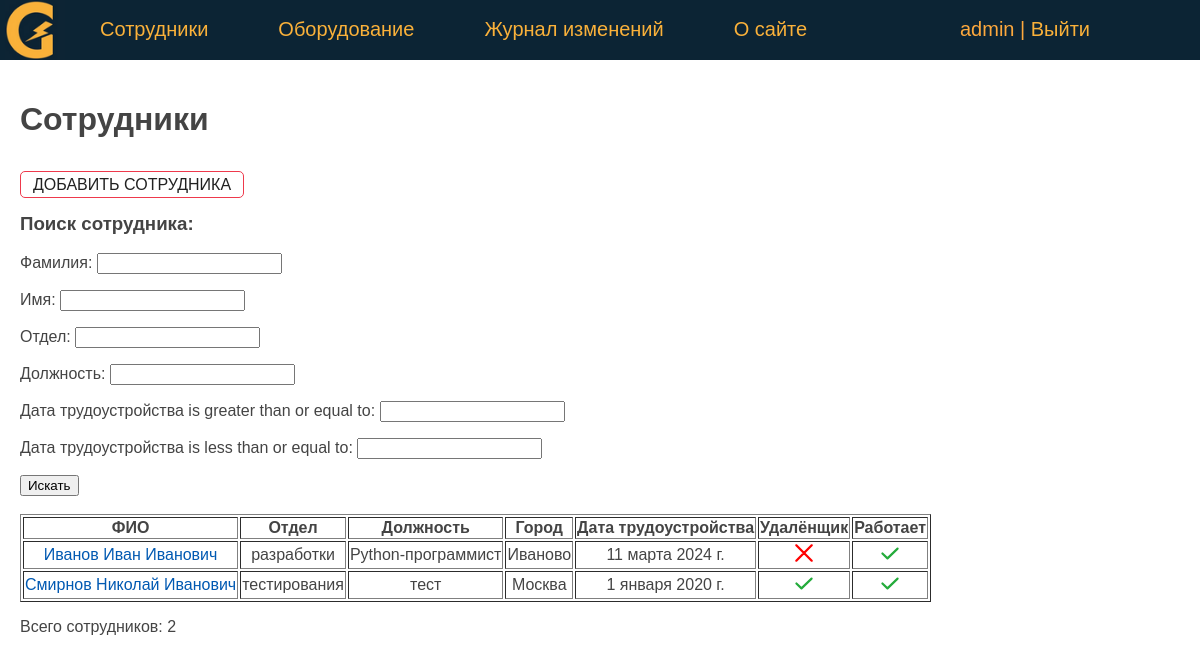
Before: /persons/ (signed in) with the older database file.
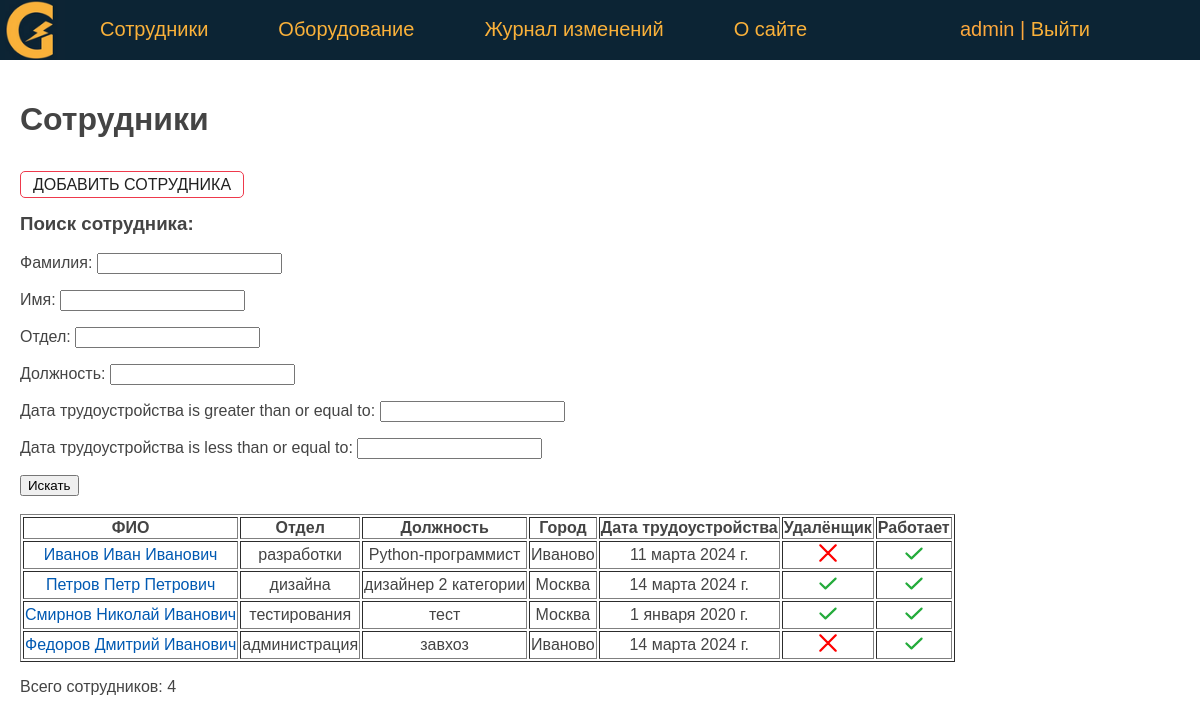
After: the same page with the newer database file.
### eqlog/models.py (models this page shows, shortened)
class Person(models.Model):
    last_name = models.CharField(verbose_name='Фамилия', max_length=50)
    first_name = models.CharField(verbose_name='Имя', max_length=50)
    middle_name = models.CharField(verbose_name='Отчество', max_length=50)
    department = models.ForeignKey('Department', on_delete=models.PROTECT, verbose_name='Отдел', related_name='get_persons')
    job_title = models.CharField(verbose_name='Должность', max_length=50)
    jobing_at = models.DateField(verbose_name='Дата трудоустройства', default=date(2024, 1, 1))
    created_at = models.DateTimeField(verbose_name='Дата создания', auto_now_add=True)
    updated_at = models.DateTimeField(verbose_name='Дата изменения', auto_now=True)
    remote = models.BooleanField(verbose_name='Удаленщик', default=False)
    is_working = models.BooleanField(verbose_name='Работает', default=True)
    city = models.CharField(verbose_name='Город', max_length=50, default='Москва')
    slug = models.SlugField(verbose_name='URL', max_length=255, unique=True, db_index=True)
    objects = models.Manager()
    def get_absolute_url(self):
        return reverse('person', kwargs={'pers_slug': self.slug})
    class Meta:
        verbose_name = 'Сотрудник'
        verbose_name_plural = 'Сотрудники'
        ordering = ['last_name', 'first_name']

class Department(models.Model):
    name = models.CharField(verbose_name='Отдел', max_length=50)
    objects = models.Manager()
    def __str__(self):
        return self.name
    class Meta:
        verbose_name = 'Отдел'
        verbose_name_plural = 'Отделы'

### eqlog/views.py (the view)
# urls.py: path('persons/', PersonHome.as_view(), name='persons'),
class PersonHome(DataMixin, ListView):
    model = Person
    template_name = 'eqlog/persons.html'
    context_object_name = 'persons'
    paginate_by = 20
    def get_context_data(self, **kwargs):
        context = super().get_context_data(**kwargs)
        auth = self.request.user.is_authenticated
        queryset = self.get_queryset()
        ps_filter = PersonFilter(self.request.GET, queryset)
        c_def = self.get_user_context(title='Сотрудники', auth=auth, ps_filter=ps_filter)
        return {**context, **c_def}
    def get_queryset(self):
        queryset = super().get_queryset()
        ps_filter = PersonFilter(self.request.GET, queryset)
        return ps_filter.qs

### eqlog/utils.py (called while the page is built)
    def get_user_context(self, **kwargs):
        context = kwargs
        context['menu'] = menu
        return context

### eqlog/templates/eqlog/persons.html (shortened to what this page needs)
{% extends 'eqlog/base.html' %}
{% block content %}
    {% if auth %}
        <h1>{{ title }}</h1>
        <p class="form-buttons">
            <p><a href="{% url 'addperson' %}" class="btn btn-outline">ДОБАВИТЬ СОТРУДНИКА</a>
        </p>
        <h3>Поиск сотрудника: </h3>
        <form method="get" action="{% url 'persons' %}">
            {{ ps_filter.form.as_p }}
            <button type="submit">Искать</button>
        </form>
        <br>
        <table border="1">
            <tr>
                <th>ФИО</th>
                <th>Отдел</th>
                <th>Должность</th>
                <th>Город</th>
                <th>Дата трудоустройства</th>
                <th>Удалёнщик</th>
                <th>Работает</th>
           </tr>
            {% for p in persons %}
                <tr>
                    <td><a href="{{ p.get_absolute_url }}"> {{ p.last_name }} {{ p.first_name }} {{ p.middle_name }}</a></td>
                    <td>{{ p.department }}</td>
                    <td>{{ p.job_title }}</td>
                    <td>{{ p.city }}</td>
                    <td>{{ p.jobing_at }}</td>
                    <td class="mark {% if p.remote %} mark_tick {% endif %}"></td>
                    <td class="mark {% if p.is_working %} mark_tick {% endif %}"></td>
                </tr>
            {% endfor %}
        </table>
        <p> Всего сотрудников: {{ persons | length }}</p>
    {% endif %}
{% endblock %}

### eqlog/templates/eqlog/base.html (shortened to what this page needs)
<!DOCTYPE html>
{% load static %}
<html>
<head>
    <link type="text/css" href="/static/eqlog/css/styles.css" rel="stylesheet" />
</head>
<body bgcolor="white">
    {% block mainmenu %}
    <header class="header">
    <ul id="mainmenu" class="mainmenu">
        <li class="logo">
            <a href="{% url 'home' %}"><div class="logo"></div></a>
        </li>
        {% for m in menu %}
            <li><a href="{% url m.url_name %}"> {{ m.title }} </a></li>
        {% endfor %}
        <li class="last">
            {% if request.user.is_authenticated %}
                <li class="last"> {{user.username}} | <a href="{% url 'logout' %}">Выйти</a> </li>
            {% else %}
                <li class="last"><a href="{% url 'login' %}">Войти</a> </li>
            {% endif %}
        </li>
    </ul>
    </header>
    {% endblock mainmenu %}
    <main>
        {% block content %}
        {% endblock content %}
    </main>
</body>
</html>

### eqlog/static/eqlog/css/styles.css (style rules this page uses)
body { font-family: 'Arial'; margin: 0; padding: 0; height: 100%; width: 100%; color: #444; }
a { color: #0059b2; text-decoration: none; }
.header { background: #0c2434; height: 60px; }
main { padding: 20px; }
.logo { background: url('../images/logo_home.png') no-repeat 0px 0px; background-size: contain; background-position: center; width: 70px; height: 60px; }
ul.mainmenu { list-style: none; margin: 0; padding: 0; height: 60px; color: #FDA83D; font-size: 20px; overflow: hidden; }
ul.mainmenu li { float: left; margin: 18px 40px 0 30px; }
ul.mainmenu li.logo { margin: 0; }
ul.mainmenu li.last { float: right; }
ul.mainmenu li a { color: #fab13a; text-decoration: none; }
.form-buttons { display: flex; justify-content: space-between; align-items: center; gap: 0.75rem; }
.btn { padding: 0.25rem 0.75rem; border-radius: 5px; background-color: #ffffff; border: solid 1px #ffffff; color: #212121; cursor: pointer; test-decoration: none; font-size: 1rem; min-width: 6rem; text-align: center; }
.btn-outline { border: solid 1px #ee394c; }
.mark::after { display: inline-block; content: ""; width: 20px; height: 20px; background-image: url('../images/cross.svg'); background-position: center; background-size: contain; background-repeat: no-repeat; }
.mark_tick::after { background-image: url('../images/tick.svg'); }
td { text-align: center; }

Changed rows visible on the page:
added Person: last_name "Петров", first_name "Петр", middle_name "Петрович", department "дизайна", job_title "дизайнер 2 категории", city "Москва", jobing_at "14 марта 2024 г.", remote True (drawn), is_working True (drawn)
added Person: last_name "Федоров", first_name "Дмитрий", middle_name "Иванович", department "администрация", job_title "завхоз", city "Иваново", jobing_at "14 марта 2024 г.", remote False (drawn), is_working True (drawn)
Other visible differences:
{{ persons | length }}: "2" → "4"
